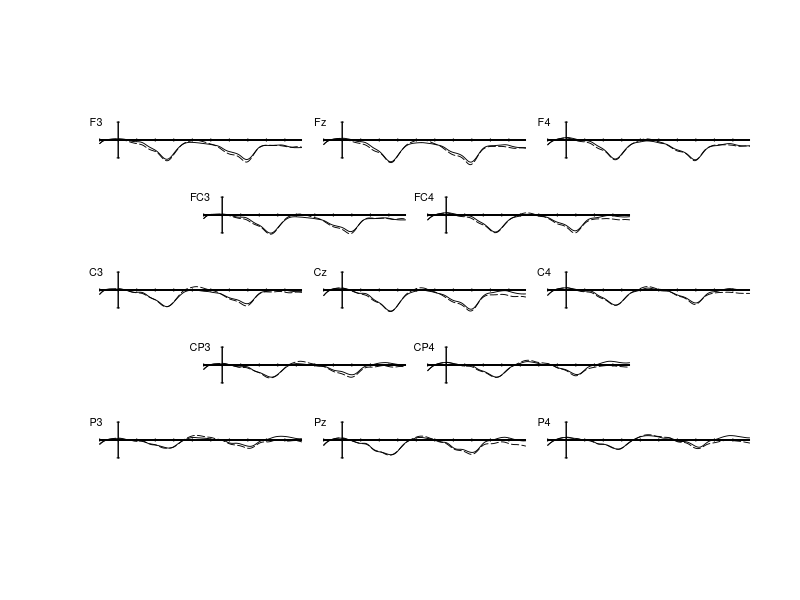

Recreate this plot in R.
# Peiyun Zhou
# youneverleave@gmail.com
# R codes--ERP plot for the target verbs in Experiment 2 Native APS condition
# The figure presents the readers' responses to grammtical verbs and ungrammtical verbs 
# when they imagining the native English speaker's voice


# Read in the Datasets#
setwd("Set working directory here")
cond1<-read.csv("APS2_Bin1_English Correct Verb in Good Pronoun.csv",sep=",", comment.char ="", quote='"', na.strings ="", header=T)
cond2<-read.csv("APS2_Bin2_English incorrect Verb in Good Pronoun.csv",sep=",", comment.char ="", quote='"', na.strings ="", header=T)
names(cond1)
names(cond2)

presample 	<- 	-100		#How many miliseconds before stimulus onset would you like to plot? (negative values mean prestimulus)
epoch 		<- 	990		#How many miliseconds poststimulus would you like to plot (i.e., where you want the plot to end)?

base_begin 	<- 	-100		#Enter the beginning of the baseline interval (negative values mean prestimulus)
base_end 	<- 	0			#Enter the end of the baseline interval (negative values mean prestimulus)

cond1_color <- "black"		#What color do you want cond1's line color to be?
cond2_color <- "black"		#What color do you want cond2's line color to be?
cond3_color <- "black"		#What color do you want cond1's line color to be?
cond4_color <- "black"		#What color do you want cond2's line color to be?

cond1_type <- 1				#What type of line do you want cond1's line to be?
cond2_type <- 5				#What type of line do you want cond2's line to be?
cond3_type <- 1				#What type of line do you want cond1's line to be?
cond4_type <- 5				#What type of line do you want cond2's line to be?

cond1_name <- "Grammatical Verb"		#What do you want cond1 to be called in the legend?
cond2_name <- "Ungrammatical Verb"	#What do you want cond2 to be called in the legend?
cond3_name <- "Grammatical Pronoun"		#What do you want cond1 to be called in the legend?
cond4_name <- "Ungrammatical Pronoun"	#What do you want cond2 to be called in the legend?

# If you don't like the scale of your plot, the text sizes, or line thicknesses, play with these values until you get something you like.

y_size <- 15			#How many µV do you want the total area of each subplot to be?						
#Changing the y_size value will change the x-y scale of your plot

cal_size <- 5			#How many µV do you want your y-axis calibration bars to show? 3 or 5µV should be good for most applications.
text_size <- .65			#How big do you want the text on the labels? Play with a value that will look good when you scale your final plots.
line_width <- .9		#How thick do you want your ERP wave lines to be?  Play with values that look good when you scale your plots

start <- match(presample, cond1$time)		#Finds the row number of the starting point
stop <- match(epoch, cond1$time)			#Finds the row number of the end point
base1 <- match(base_begin, cond1$time)		#Finds the row number of the beginning of the baseline
base2 <- match(base_end, cond1$time)		#Finds the row number of the end of the baseline
base3 <- match(base_begin, cond1$time)		#Finds the row number of the beginning of the baseline
base4 <- match(base_end, cond1$time)		#Finds the row number of the end of the baseline


################################################
#	Plot F3 Condition 1
################################################
# Calculate the mean amplitude in the grammatical condition for the baseline interval for the electrode you're plotting and then rebaseline
base_mean_cond1 <- mean(cond1$F3[base1:base2])
rebase_cond1 <- cond1$F3 - base_mean_cond1

# Plot cond1. If your ERPs are very large, you might need to expand the values in the ylim argument above.    
par(fig=c(0,.44,.5,1))
plot(cond1$time[start:stop], rebase_cond1[start:stop], las=1, xlab=NA, ylab=NA, xlim=c(base_begin-50, epoch), axes=FALSE, frame.plot=FALSE, type="l", lwd=line_width, lty=cond1_type,col=cond1_color, ylim=rev(c(-y_size, y_size)) )

# Generate some axes and an electrode label.
axis(side = 2, at=c(-cal_size, cal_size), pos=0, labels=NA, tck=-.01)
axis(side = 2, at=c(-cal_size, cal_size), pos=0, labels=NA, tck=.01)
axis(side = 1, at=seq(presample,epoch, by=.1), pos=0, labels=NA, tck=0)
axis(side = 1, at=seq(100*trunc(presample/100), epoch, by = 100), pos=0, labels=NA, tck=-.01)
axis(side = 1, at=seq(100*trunc(presample/100), epoch, by = 100), pos=0, labels=NA, tck=.01)
text(-120, -cal_size, "F3", cex=text_size)

##############################################################################################################
#### Rebaseline and plot F3 cond2.
############################################################################################################## 
base_mean_cond2 <- mean(cond2$F3[base1:base2])     #Calculate mean amplitude in baseline interval
rebase_cond2 <- cond2$F3 - base_mean_cond2         #Re-baseline that condition
lines(cond2$time[start:stop], rebase_cond2[start:stop], type="l",lwd=line_width, lty=cond2_type, col=cond2_color)   #Plot it

#	Clean up some variables
#rm(base_mean_cond1,rebase_cond1,base_mean_cond2,rebase_cond2)

################################################
#	Plot Fz Condition 1
################################################
# Calculate the mean amplitude in the grammatical condition for the baseline interval for the electrode you're plotting and then rebaseline
base_mean_cond1 <- mean(cond1$FZ[base1:base2])
rebase_cond1 <- cond1$FZ - base_mean_cond1

# Plot cond1. If your ERPs are very large, you might need to expand the values in the ylim argument above.    
par(fig=c(.28,.72,.5,1), new=T)
plot(cond1$time[start:stop], rebase_cond1[start:stop], las=1, xlab=NA, ylab=NA, xlim=c(base_begin-50, epoch), axes=FALSE, frame.plot=FALSE, type="l", lwd=line_width, lty=cond1_type,col=cond1_color, ylim=rev(c(-y_size, y_size)) )

# Generate some axes and an electrode label.
axis(side = 2, at=c(-cal_size, cal_size), pos=0, labels=NA, tck=-.01)
axis(side = 2, at=c(-cal_size, cal_size), pos=0, labels=NA, tck=.01)
axis(side = 1, at=seq(presample,epoch, by=.1), pos=0, labels=NA, tck=0)
axis(side = 1, at=seq(100*trunc(presample/100), epoch, by = 100), pos=0, labels=NA, tck=-.01)
axis(side = 1, at=seq(100*trunc(presample/100), epoch, by = 100), pos=0, labels=NA, tck=.01)
text(-120, -cal_size, "Fz", cex=text_size)

##############################################################################################################
#### Rebaseline and plot Fz cond2.
############################################################################################################## 
base_mean_cond2 <- mean(cond2$FZ[base1:base2])     #Calculate mean amplitude in baseline interval
rebase_cond2 <- cond2$FZ - base_mean_cond2         #Re-baseline that condition
lines(cond2$time[start:stop], rebase_cond2[start:stop], type="l",lwd=line_width, lty=cond2_type, col=cond2_color)   #Plot it


################################################
#	Plot F4 Condition 1
################################################
# Calculate the mean amplitude in the grammatical condition for the baseline interval for the electrode you're plotting and then rebaseline
base_mean_cond1 <- mean(cond1$F4[base1:base2])
rebase_cond1 <- cond1$F4 - base_mean_cond1

# Plot cond1. If your ERPs are very large, you might need to expand the values in the ylim argument above.    
par(fig=c(.56,1,.5,1), new=T)
plot(cond1$time[start:stop], rebase_cond1[start:stop], las=1, xlab=NA, ylab=NA, xlim=c(base_begin-50, epoch), axes=FALSE, frame.plot=FALSE, type="l", lwd=line_width, lty=cond1_type,col=cond1_color, ylim=rev(c(-y_size, y_size)) )

# Generate some axes and an electrode label.
axis(side = 2, at=c(-cal_size, cal_size), pos=0, labels=NA, tck=-.01)
axis(side = 2, at=c(-cal_size, cal_size), pos=0, labels=NA, tck=.01)
axis(side = 1, at=seq(presample,epoch, by=.1), pos=0, labels=NA, tck=0)
axis(side = 1, at=seq(100*trunc(presample/100), epoch, by = 100), pos=0, labels=NA, tck=-.01)
axis(side = 1, at=seq(100*trunc(presample/100), epoch, by = 100), pos=0, labels=NA, tck=.01)
text(-120, -cal_size, "F4", cex=text_size)

##############################################################################################################
#### Rebaseline and plot F4 cond2.
############################################################################################################## 
base_mean_cond2 <- mean(cond2$F4[base1:base2])     #Calculate mean amplitude in baseline interval
rebase_cond2 <- cond2$F4 - base_mean_cond2         #Re-baseline that condition
lines(cond2$time[start:stop], rebase_cond2[start:stop], type="l",lwd=line_width, lty=cond2_type, col=cond2_color)   #Plot it


################################################
#	Plot FC3 Condition 1
################################################
# Calculate the mean amplitude in the grammatical condition for the baseline interval for the electrode you're plotting and then rebaseline
base_mean_cond1 <- mean(cond1$FC3[base1:base2])
rebase_cond1 <- cond1$FC3 - base_mean_cond1

# Plot cond1. If your ERPs are very large, you might need to expand the values in the ylim argument above.    
par(fig=c(.13,.57,.375,.875), new=T)
plot(cond1$time[start:stop], rebase_cond1[start:stop], las=1, xlab=NA, ylab=NA, xlim=c(base_begin-50, epoch), axes=FALSE, frame.plot=FALSE, type="l", lwd=line_width, lty=cond1_type,col=cond1_color, ylim=rev(c(-y_size, y_size)) )

# Generate some axes and an electrode label.
axis(side = 2, at=c(-cal_size, cal_size), pos=0, labels=NA, tck=-.01)
axis(side = 2, at=c(-cal_size, cal_size), pos=0, labels=NA, tck=.01)
axis(side = 1, at=seq(presample,epoch, by=.1), pos=0, labels=NA, tck=0)
axis(side = 1, at=seq(100*trunc(presample/100), epoch, by = 100), pos=0, labels=NA, tck=-.01)
axis(side = 1, at=seq(100*trunc(presample/100), epoch, by = 100), pos=0, labels=NA, tck=.01)
text(-120, -cal_size, "FC3", cex=text_size)

##############################################################################################################
#### Rebaseline and plot FC3 cond2.
############################################################################################################## 
base_mean_cond2 <- mean(cond2$FC3[base1:base2])     #Calculate mean amplitude in baseline interval
rebase_cond2 <- cond2$FC3 - base_mean_cond2         #Re-baseline that condition
lines(cond2$time[start:stop], rebase_cond2[start:stop], type="l",lwd=line_width, lty=cond2_type, col=cond2_color)   #Plot it



################################################
#	Plot FC4 Condition 1
################################################
# Calculate the mean amplitude in the grammatical condition for the baseline interval for the electrode you're plotting and then rebaseline
base_mean_cond1 <- mean(cond1$FC4[base1:base2])
rebase_cond1 <- cond1$FC4 - base_mean_cond1

# Plot cond1. If your ERPs are very large, you might need to expand the values in the ylim argument above.    
par(fig=c(.41,.85,.375,.875), new=T)
plot(cond1$time[start:stop], rebase_cond1[start:stop], las=1, xlab=NA, ylab=NA, xlim=c(base_begin-50, epoch), axes=FALSE, frame.plot=FALSE, type="l", lwd=line_width, lty=cond1_type,col=cond1_color, ylim=rev(c(-y_size, y_size)) )

# Generate some axes and an electrode label.
axis(side = 2, at=c(-cal_size, cal_size), pos=0, labels=NA, tck=-.01)
axis(side = 2, at=c(-cal_size, cal_size), pos=0, labels=NA, tck=.01)
axis(side = 1, at=seq(presample,epoch, by=.1), pos=0, labels=NA, tck=0)
axis(side = 1, at=seq(100*trunc(presample/100), epoch, by = 100), pos=0, labels=NA, tck=-.01)
axis(side = 1, at=seq(100*trunc(presample/100), epoch, by = 100), pos=0, labels=NA, tck=.01)
text(-120, -cal_size, "FC4", cex=text_size)

##############################################################################################################
#### Rebaseline and plot FC4 cond2.
############################################################################################################## 
base_mean_cond2 <- mean(cond2$FC4[base1:base2])     #Calculate mean amplitude in baseline interval
rebase_cond2 <- cond2$FC4 - base_mean_cond2         #Re-baseline that condition
lines(cond2$time[start:stop], rebase_cond2[start:stop], type="l",lwd=line_width, lty=cond2_type, col=cond2_color)   #Plot it


################################################
#	Plot C3 Condition 1
################################################
# Calculate the mean amplitude in the grammatical condition for the baseline interval for the electrode you're plotting and then rebaseline
base_mean_cond1 <- mean(cond1$C3[base1:base2])
rebase_cond1 <- cond1$C3 - base_mean_cond1

# Plot cond1. If your ERPs are very large, you might need to expand the values in the ylim argument above.    
par(fig=c(0,.44,.25,.75), new=T)
plot(cond1$time[start:stop], rebase_cond1[start:stop], las=1, xlab=NA, ylab=NA, xlim=c(base_begin-50, epoch), axes=FALSE, frame.plot=FALSE, type="l", lwd=line_width, lty=cond1_type,col=cond1_color, ylim=rev(c(-y_size, y_size)) )

# Generate some axes and an electrode label.
axis(side = 2, at=c(-cal_size, cal_size), pos=0, labels=NA, tck=-.01)
axis(side = 2, at=c(-cal_size, cal_size), pos=0, labels=NA, tck=.01)
axis(side = 1, at=seq(presample,epoch, by=.1), pos=0, labels=NA, tck=0)
axis(side = 1, at=seq(100*trunc(presample/100), epoch, by = 100), pos=0, labels=NA, tck=-.01)
axis(side = 1, at=seq(100*trunc(presample/100), epoch, by = 100), pos=0, labels=NA, tck=.01)
text(-120, -cal_size, "C3", cex=text_size)

##############################################################################################################
#### Rebaseline and plot C3 cond2.
############################################################################################################## 
base_mean_cond2 <- mean(cond2$C3[base1:base2])     #Calculate mean amplitude in baseline interval
rebase_cond2 <- cond2$C3 - base_mean_cond2         #Re-baseline that condition
lines(cond2$time[start:stop], rebase_cond2[start:stop], type="l",lwd=line_width, lty=cond2_type, col=cond2_color)   #Plot it


################################################
#	Plot Cz Condition 1
################################################
# Calculate the mean amplitude in the grammatical condition for the baseline interval for the electrode you're plotting and then rebaseline
base_mean_cond1 <- mean(cond1$CZ[base1:base2])
rebase_cond1 <- cond1$CZ - base_mean_cond1

# Plot cond1. If your ERPs are very large, you might need to expand the values in the ylim argument above.    
par(fig=c(.28,.72, .25,.75), new=T)
plot(cond1$time[start:stop], rebase_cond1[start:stop], las=1, xlab=NA, ylab=NA, xlim=c(base_begin-50, epoch), axes=FALSE, frame.plot=FALSE, type="l", lwd=line_width, lty=cond1_type,col=cond1_color, ylim=rev(c(-y_size, y_size)) )

# Generate some axes and an electrode label.
axis(side = 2, at=c(-cal_size, cal_size), pos=0, labels=NA, tck=-.01)
axis(side = 2, at=c(-cal_size, cal_size), pos=0, labels=NA, tck=.01)
axis(side = 1, at=seq(presample,epoch, by=.1), pos=0, labels=NA, tck=0)
axis(side = 1, at=seq(100*trunc(presample/100), epoch, by = 100), pos=0, labels=NA, tck=-.01)
axis(side = 1, at=seq(100*trunc(presample/100), epoch, by = 100), pos=0, labels=NA, tck=.01)
text(-120, -cal_size, "Cz", cex=text_size)

##############################################################################################################
#### Rebaseline and plot Cz cond2.
############################################################################################################## 
base_mean_cond2 <- mean(cond2$CZ[base1:base2])     #Calculate mean amplitude in baseline interval
rebase_cond2 <- cond2$CZ - base_mean_cond2         #Re-baseline that condition
lines(cond2$time[start:stop], rebase_cond2[start:stop], type="l",lwd=line_width, lty=cond2_type, col=cond2_color)   #Plot it

################################################
#	Plot C4 Condition 1
################################################
# Calculate the mean amplitude in the grammatical condition for the baseline interval for the electrode you're plotting and then rebaseline
base_mean_cond1 <- mean(cond1$C4[base1:base2])
rebase_cond1 <- cond1$C4 - base_mean_cond1

# Plot cond1. If your ERPs are very large, you might need to expand the values in the ylim argument above.    
par(fig=c(.56,1,.25,.75), new=T)
plot(cond1$time[start:stop], rebase_cond1[start:stop], las=1, xlab=NA, ylab=NA, xlim=c(base_begin-50, epoch), axes=FALSE, frame.plot=FALSE, type="l", lwd=line_width, lty=cond1_type,col=cond1_color, ylim=rev(c(-y_size, y_size)) )

# Generate some axes and an electrode label.
axis(side = 2, at=c(-cal_size, cal_size), pos=0, labels=NA, tck=-.01)
axis(side = 2, at=c(-cal_size, cal_size), pos=0, labels=NA, tck=.01)
axis(side = 1, at=seq(presample,epoch, by=.1), pos=0, labels=NA, tck=0)
axis(side = 1, at=seq(100*trunc(presample/100), epoch, by = 100), pos=0, labels=NA, tck=-.01)
axis(side = 1, at=seq(100*trunc(presample/100), epoch, by = 100), pos=0, labels=NA, tck=.01)
text(-120, -cal_size, "C4", cex=text_size)

##############################################################################################################
#### Rebaseline and plot C4 cond2.
############################################################################################################## 
base_mean_cond2 <- mean(cond2$C4[base1:base2])     #Calculate mean amplitude in baseline interval
rebase_cond2 <- cond2$C4 - base_mean_cond2         #Re-baseline that condition
lines(cond2$time[start:stop], rebase_cond2[start:stop], type="l",lwd=line_width, lty=cond2_type, col=cond2_color)   #Plot it


################################################
#	Plot CP3 Condition 1
################################################
# Calculate the mean amplitude in the grammatical condition for the baseline interval for the electrode you're plotting and then rebaseline
base_mean_cond1 <- mean(cond1$CP3[base1:base2])
rebase_cond1 <- cond1$CP3 - base_mean_cond1

# Plot cond1. If your ERPs are very large, you might need to expand the values in the ylim argument above.    
par(fig=c(.13,.57,.125,.625), new=T)
plot(cond1$time[start:stop], rebase_cond1[start:stop], las=1, xlab=NA, ylab=NA, xlim=c(base_begin-50, epoch), axes=FALSE, frame.plot=FALSE, type="l", lwd=line_width, lty=cond1_type,col=cond1_color, ylim=rev(c(-y_size, y_size)) )

# Generate some axes and an electrode label.
axis(side = 2, at=c(-cal_size, cal_size), pos=0, labels=NA, tck=-.01)
axis(side = 2, at=c(-cal_size, cal_size), pos=0, labels=NA, tck=.01)
axis(side = 1, at=seq(presample,epoch, by=.1), pos=0, labels=NA, tck=0)
axis(side = 1, at=seq(100*trunc(presample/100), epoch, by = 100), pos=0, labels=NA, tck=-.01)
axis(side = 1, at=seq(100*trunc(presample/100), epoch, by = 100), pos=0, labels=NA, tck=.01)
text(-120, -cal_size, "CP3", cex=text_size)

##############################################################################################################
#### Rebaseline and plot CP3 cond2.
############################################################################################################## 
base_mean_cond2 <- mean(cond2$CP3[base1:base2])     #Calculate mean amplitude in baseline interval
rebase_cond2 <- cond2$CP3 - base_mean_cond2         #Re-baseline that condition
lines(cond2$time[start:stop], rebase_cond2[start:stop], type="l",lwd=line_width, lty=cond2_type, col=cond2_color)   #Plot it


################################################
#	Plot CP4 Condition 1
################################################
# Calculate the mean amplitude in the grammatical condition for the baseline interval for the electrode you're plotting and then rebaseline
base_mean_cond1 <- mean(cond1$CP4[base1:base2])
rebase_cond1 <- cond1$CP4 - base_mean_cond1

# Plot cond1. If your ERPs are very large, you might need to expand the values in the ylim argument above.    
par(fig=c(.41,.85, .125,.625), new=T)
plot(cond1$time[start:stop], rebase_cond1[start:stop], las=1, xlab=NA, ylab=NA, xlim=c(base_begin-50, epoch), axes=FALSE, frame.plot=FALSE, type="l", lwd=line_width, lty=cond1_type,col=cond1_color, ylim=rev(c(-y_size, y_size)) )

# Generate some axes and an electrode label.
axis(side = 2, at=c(-cal_size, cal_size), pos=0, labels=NA, tck=-.01)
axis(side = 2, at=c(-cal_size, cal_size), pos=0, labels=NA, tck=.01)
axis(side = 1, at=seq(presample,epoch, by=.1), pos=0, labels=NA, tck=0)
axis(side = 1, at=seq(100*trunc(presample/100), epoch, by = 100), pos=0, labels=NA, tck=-.01)
axis(side = 1, at=seq(100*trunc(presample/100), epoch, by = 100), pos=0, labels=NA, tck=.01)
text(-120, -cal_size, "CP4", cex=text_size)

##############################################################################################################
#### Rebaseline and plot CP4 cond2.
############################################################################################################## 
base_mean_cond2 <- mean(cond2$CP4[base1:base2])     #Calculate mean amplitude in baseline interval
rebase_cond2 <- cond2$CP4 - base_mean_cond2         #Re-baseline that condition
lines(cond2$time[start:stop], rebase_cond2[start:stop], type="l",lwd=line_width, lty=cond2_type, col=cond2_color)   #Plot it

################################################
#	Plot P3 Condition 1
################################################
# Calculate the mean amplitude in the grammatical condition for the baseline interval for the electrode you're plotting and then rebaseline
base_mean_cond1 <- mean(cond1$P3[base1:base2])
rebase_cond1 <- cond1$P3 - base_mean_cond1

# Plot cond1. If your ERPs are very large, you might need to expand the values in the ylim argument above.    
par(fig=c(0,.44,.0,.5), new=T)
plot(cond1$time[start:stop], rebase_cond1[start:stop], las=1, xlab=NA, ylab=NA, xlim=c(base_begin-50, epoch), axes=FALSE, frame.plot=FALSE, type="l", lwd=line_width, lty=cond1_type,col=cond1_color, ylim=rev(c(-y_size, y_size)) )

# Generate some axes and an electrode label.
axis(side = 2, at=c(-cal_size, cal_size), pos=0, labels=NA, tck=-.01)
axis(side = 2, at=c(-cal_size, cal_size), pos=0, labels=NA, tck=.01)
axis(side = 1, at=seq(presample,epoch, by=.1), pos=0, labels=NA, tck=0)
axis(side = 1, at=seq(100*trunc(presample/100), epoch, by = 100), pos=0, labels=NA, tck=-.01)
axis(side = 1, at=seq(100*trunc(presample/100), epoch, by = 100), pos=0, labels=NA, tck=.01)
text(-120, -cal_size, "P3", cex=text_size)

##############################################################################################################
#### Rebaseline and plot P3 cond2.
############################################################################################################## 
base_mean_cond2 <- mean(cond2$P3[base1:base2])     #Calculate mean amplitude in baseline interval
rebase_cond2 <- cond2$P3 - base_mean_cond2         #Re-baseline that condition
lines(cond2$time[start:stop], rebase_cond2[start:stop], type="l",lwd=line_width, lty=cond2_type, col=cond2_color)   #Plot it


################################################
#	Plot Pz Condition 1
################################################
# Calculate the mean amplitude in the grammatical condition for the baseline interval for the electrode you're plotting and then rebaseline
base_mean_cond1 <- mean(cond1$PZ[base1:base2])
rebase_cond1 <- cond1$PZ - base_mean_cond1

# Plot cond1. If your ERPs are very large, you might need to expand the values in the ylim argument above.    
par(fig=c(.28,.72,.0,.5), new=T)
plot(cond1$time[start:stop], rebase_cond1[start:stop], las=1, xlab=NA, ylab=NA, xlim=c(base_begin-50, epoch), axes=FALSE, frame.plot=FALSE, type="l", lwd=line_width, lty=cond1_type,col=cond1_color, ylim=rev(c(-y_size, y_size)) )

# Generate some axes and an electrode label.
axis(side = 2, at=c(-cal_size, cal_size), pos=0, labels=NA, tck=-.01)
axis(side = 2, at=c(-cal_size, cal_size), pos=0, labels=NA, tck=.01)
axis(side = 1, at=seq(presample,epoch, by=.1), pos=0, labels=NA, tck=0)
axis(side = 1, at=seq(100*trunc(presample/100), epoch, by = 100), pos=0, labels=NA, tck=-.01)
axis(side = 1, at=seq(100*trunc(presample/100), epoch, by = 100), pos=0, labels=NA, tck=.01)
text(-120, -cal_size, "Pz", cex=text_size)

##############################################################################################################
#### Rebaseline and plot Pz cond2.
############################################################################################################## 
base_mean_cond2 <- mean(cond2$PZ[base1:base2])     #Calculate mean amplitude in baseline interval
rebase_cond2 <- cond2$PZ - base_mean_cond2         #Re-baseline that condition
lines(cond2$time[start:stop], rebase_cond2[start:stop], type="l",lwd=line_width, lty=cond2_type, col=cond2_color)   #Plot it

################################################
#	Plot P4 Condition 1
################################################
# Calculate the mean amplitude in the grammatical condition for the baseline interval for the electrode you're plotting and then rebaseline
base_mean_cond1 <- mean(cond1$P4[base1:base2])
rebase_cond1 <- cond1$P4 - base_mean_cond1

# Plot cond1. If your ERPs are very large, you might need to expand the values in the ylim argument above.    
par(fig=c(.56,1,.0,.5), new=T)
plot(cond1$time[start:stop], rebase_cond1[start:stop], las=1, xlab=NA, ylab=NA, xlim=c(base_begin-50, epoch), axes=FALSE, frame.plot=FALSE, type="l", lwd=line_width, lty=cond1_type,col=cond1_color, ylim=rev(c(-y_size, y_size)) )

# Generate some axes and an electrode label.
axis(side = 2, at=c(-cal_size, cal_size), pos=0, labels=NA, tck=-.01)
axis(side = 2, at=c(-cal_size, cal_size), pos=0, labels=NA, tck=.01)
axis(side = 1, at=seq(presample,epoch, by=.1), pos=0, labels=NA, tck=0)
axis(side = 1, at=seq(100*trunc(presample/100), epoch, by = 100), pos=0, labels=NA, tck=-.01)
axis(side = 1, at=seq(100*trunc(presample/100), epoch, by = 100), pos=0, labels=NA, tck=.01)
text(-120, -cal_size, "P4", cex=text_size)

##############################################################################################################
#### Rebaseline and plot P4 cond2.
############################################################################################################## 
base_mean_cond2 <- mean(cond2$P4[base1:base2])     #Calculate mean amplitude in baseline interval
rebase_cond2 <- cond2$P4 - base_mean_cond2         #Re-baseline that condition
lines(cond2$time[start:stop], rebase_cond2[start:stop], type="l",lwd=line_width, lty=cond2_type, col=cond2_color)   #Plot it

# Create a legend.
#legend("bottomright", c(cond1_name, cond2_name), lwd=line_width, col=c(cond1_color, cond2_color), lty=c(cond1_type, cond2_type))


# Save plot as pdf
dev.copy(pdf, "APS2 Verb English_colorless.pdf", width=7.5, height=9)
dev.off()


